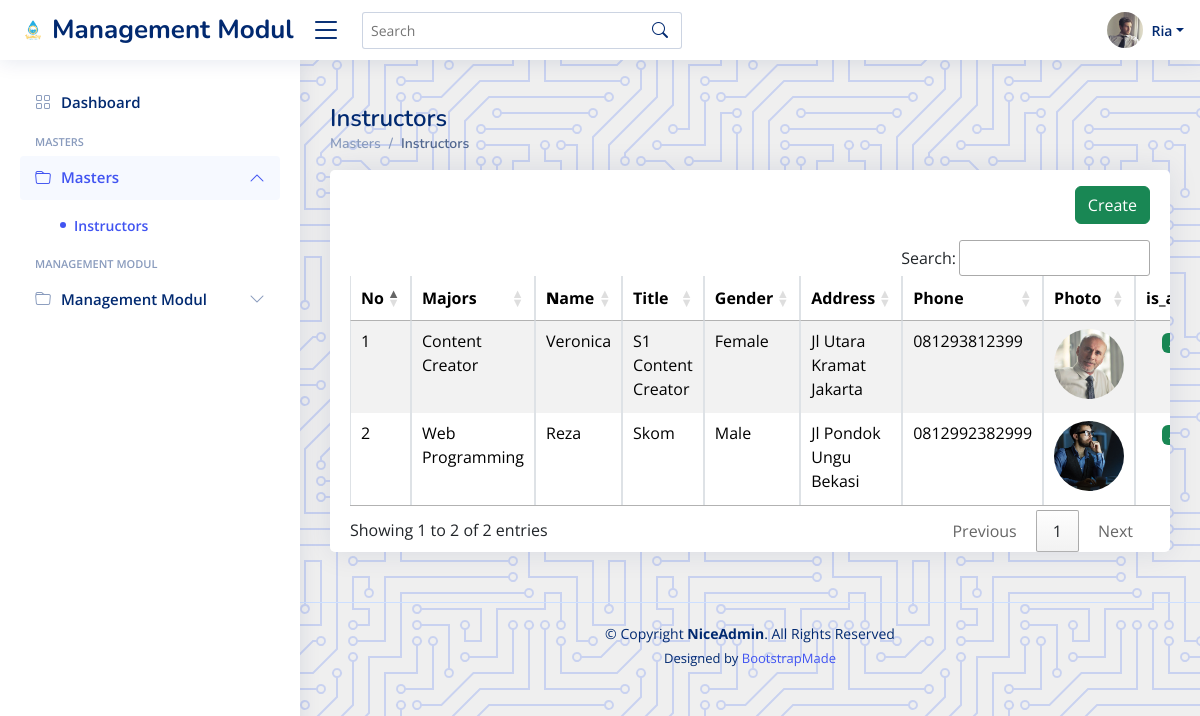
/home.php?page=instructors (signed in), run on the app's committed database.
### tables this page shows
CREATE TABLE `instructors` (
  `id` int(11) NOT NULL,
  `majors_id` int(11) NOT NULL,
  `user_id` int(11) NOT NULL,
  `title` varchar(30) NOT NULL,
  `gender` tinyint(1) DEFAULT NULL,
  `address` text NOT NULL,
  `phone` varchar(13) NOT NULL,
  `photo` varchar(100) NOT NULL,
  `is_active` tinyint(1) NOT NULL,
  `created_at` timestamp NOT NULL DEFAULT current_timestamp(),
  `updated_at` timestamp NOT NULL DEFAULT '0000-00-00 00:00:00' ON UPDATE current_timestamp()
);

CREATE TABLE `majors` (
  `id` int(11) NOT NULL,
  `name` varchar(100) DEFAULT NULL,
  `is_active` tinyint(4) DEFAULT 1,
  `created_at` timestamp NULL DEFAULT current_timestamp(),
  `updated_at` timestamp NULL DEFAULT NULL
);

CREATE TABLE `users` (
  `id` int(11) NOT NULL,
  `name` varchar(50) NOT NULL,
  `email` varchar(50) NOT NULL,
  `password` varchar(100) NOT NULL,
  `is_active` tinyint(1) NOT NULL DEFAULT 1,
  `created_at` timestamp NOT NULL DEFAULT current_timestamp(),
  `updated_at` timestamp NULL DEFAULT NULL ON UPDATE current_timestamp()
);

### view/instructors.php (the view, shortened to what this page needs)
<?php
$where = '';
foreach ($_SESSION['roles'] as $rsess) {
    if ($rsess['role_id'] == '3') {
        $where = " where a.majors_id in (select majors_id from majors_detail where user_id='" . $_SESSION['userid'] . "') ";
    }
}
$getdata = mysqli_query($conn, "SELECT a.* ,c.name,b.name majors
                                        ,case a.is_active when '1' then 'Active' else 'Not Active' end as is_activelabel
                                        ,case a.is_active when '1' then 'success' else 'danger' end as is_activecolor
                                        ,case a.gender when '1' then 'Male' else 'Female' end as genders
                                         from instructors a
                                         left join majors b on a.majors_id=b.id
                                         left join users c on a.user_id=c.id
                                         " . $where . "
                                         order by a.id desc");
$numdata = mysqli_num_rows($getdata);
?>
<main id="main" class="main">
    <div class="pagetitle">
        <h1>Instructors</h1>
        <nav>
            <ol class="breadcrumb">
                <li class="breadcrumb-item"><a href="#">Masters</a></li>
                <li class="breadcrumb-item active">Instructors</li>
            </ol>
        </nav>
    </div>
    <section class="section">
        <?php if (!isset($_GET['form'])) { ?>
            <div class="row">
                <div class="col-12">
                    <div class="card  overflow-auto effectup">
                        <div class="card-body pb-0">
                            <div align="right">
                                <a class="btn btn-success mt-3 mb-3 float-right pull-right" href="<?= $links_path; ?>&form=add">Create</a>
                            </div>
                            <table class="table table-striped table-bordered datatable mt-3">
                                <thead>
                                    <tr>
                                        <th>No</th>
                                        <th>Majors</th>
                                        <th>
                                            <b>N</b>ame
                                        </th>
                                        <th>Title</th>
                                        <th>Gender</th>
                                        <th>Address</th>
                                        <th>Phone</th>
                                        <th>Photo</th>
                                        <th>is_active</th>
                                    </tr>
                                </thead>
                                <tbody>
                                    <?php if ($numdata > 0) {
                                        $i = 1;
                                    ?>
                                        <?php while ($rows = mysqli_fetch_assoc($getdata)) { ?>
                                            <tr>
                                                <td><?= $i++; ?></td>
                                                <td><?= $rows['majors']; ?></td>
                                                <td><?= $rows['name']; ?></td>
                                                <td><?= $rows['title']; ?></td>
                                                <td><?= $rows['genders']; ?></td>
                                                <td><?= $rows['address']; ?></td>
                                                <td><?= $rows['phone']; ?></td>
                                                <td class="text-center">
                                                    <?php if ($rows['photo'] != '' || $rows['photo'] != null) { ?>
                                                        <div class="circular">
                                                            <a href="<?= $rows['photo']; ?>" data-fancybox>
                                                                <img src="<?= $rows['photo']; ?>" alt="logo">
                                                            </a>
                                                        </div>
                                                    <?php } ?>
                                                </td>
                                                <td class="text-center">
                                                    <span class="badge bg-<?= $rows['is_activecolor']; ?>"><?= $rows['is_activelabel']; ?></span>
                                                </td>
                                            </tr>
                                        <?php } ?>
                                    <?php } ?>
                                </tbody>
                            </table>
                        </div>
                    </div>
                </div>
            </div>
        <?php } ?>
    </section>
</main>

### view/include/header.php (shortened to what this page needs)
<?php
if (isset($_GET['page'])) {
    $links_path = "home?page=" . $_GET['page'] . "";
}
?>
<!DOCTYPE html>
<html lang="en">
<head>
    <link rel="stylesheet" href="https://cdn.datatables.net/1.11.3/css/jquery.dataTables.min.css">
    <link rel="stylesheet" href="https://cdn.datatables.net/buttons/2.0.1/css/buttons.dataTables.min.css">
    <link rel="stylesheet" href="css/loading_spinner.css" type="text/css">
    <link href="assets/bootstrap-tags/bootstrap-tagsinput.css" rel="stylesheet">.
    <link href="https://cdn.jsdelivr.net/npm/select2@4.1.0-rc.0/dist/css/select2.min.css" rel="stylesheet" />
    <link href="assets/adminlte/assets/vendor/bootstrap/css/bootstrap.min.css" rel="stylesheet">
    <link href="assets/adminlte/assets/vendor/bootstrap-icons/bootstrap-icons.css" rel="stylesheet">
    <link href="assets/adminlte/assets/vendor/boxicons/css/boxicons.min.css" rel="stylesheet">
    <link href="assets/adminlte/assets/vendor/quill/quill.snow.css" rel="stylesheet">
    <link href="assets/adminlte/assets/vendor/quill/quill.bubble.css" rel="stylesheet">
    <link href="assets/adminlte/assets/vendor/remixicon/remixicon.css" rel="stylesheet">
    <link href="assets/adminlte/assets/css/style.css" rel="stylesheet">.
    <link href="assets/iziToast/dist/css/iziToast.css" rel="stylesheet">
</head>
<body>
    <header id="header" class="header fixed-top d-flex align-items-center">
        <div class="d-flex align-items-center justify-content-between">
            <a href="?page=dashboard" class="logo d-flex align-items-center ">
                <img src="assets/img/logo.png" alt="">
                <span class="d-none d-lg-block" style="font-family:'Nunito', sans-serif;">Management Modul</span>
            </a>
            <i class="bi bi-list toggle-sidebar-btn"></i>
        </div>
        <div class="search-bar">
            <form class="search-form d-flex align-items-center" method="POST" action="#">
                <input type="text" name="query" placeholder="Search" title="Enter search keyword">
                <button type="submit" title="Search"><i class="bi bi-search"></i></button>
            </form>
        </div>
        <nav class="header-nav ms-auto">
            <ul class="d-flex align-items-center">
                <li class="nav-item dropdown pe-3">
                    <a class="nav-link nav-profile d-flex align-items-center pe-0" href="#" data-bs-toggle="dropdown">
                        <img src="<?= $_SESSION['photo']; ?>" alt="Profile" class="rounded-circle">
                        <span class="d-none d-md-block dropdown-toggle ps-2"><?= $_SESSION['fullname']; ?></span>
                    </a>
                </li>
            </ul>
        </nav>
    </header>

### view/include/sidebar.php (shortened to what this page needs)
<aside id="sidebar" class="sidebar">
    <ul class="sidebar-nav" id="sidebar-nav">
        <li class="nav-item">
            <a class="nav-link collapsed sidebarleft" id="dashboard" parentid="" href="?page=dashboard">
                <i class="bi bi-grid"></i>
                <span>Dashboard</span>
            </a>
        </li>
        <li class="nav-heading" id="headingmasters">Masters</li>
        <li class="nav-item">
            <a class="nav-link collapsed" id="masters" data-bs-target="#masters-nav" data-bs-toggle="collapse" href="#">
                <i class="bi bi-folder"></i><span>Masters</span><i class="bi bi-chevron-down ms-auto"></i>
            </a>
            <ul id="masters-nav" class="nav-content collapse" data-bs-parent="#sidebar-nav">
                <li>
                    <a href="?page=instructors" id="instructors" parentid="masters" class="sidebarleft">
                        <i class="bi bi-play-fill"></i><span>Instructors</span>
                    </a>
                </li>
            </ul>
        </li>
        <li class="nav-heading" id="headingtransactions">Management Modul</li>
        <li class="nav-item">
            <a class="nav-link collapsed" id="transactions" data-bs-target="#transactions-nav" data-bs-toggle="collapse" href="#">
                <i class="bi bi-folder"></i><span>Management Modul</span><i class="bi bi-chevron-down ms-auto"></i>
            </a>
        </li>
    </ul>
</aside>

### home.php
<?php include('view/include/header.php'); ?>
<?php include('view/include/sidebar.php'); ?>
<?php
if (isset($_GET['page'])) {
    if (file_exists('view/' . $_GET['page'] . '.php')) {
        include('view/' . $_GET['page'] . '.php');
    } else {
        include('view/dashboard.php');
    }
} else {
    include('view/dashboard.php');
}
?>
<?php include('view/include/footer.php'); ?>

### view/include/footer.php (shortened to what this page needs)
<footer id="footer" class="footer">
    <div class="copyright">
        &copy; Copyright <strong><span>NiceAdmin</span></strong>. All Rights Reserved
    </div>
    <div class="credits">
        Designed by <a href="https://bootstrapmade.com/">BootstrapMade</a>
    </div>
</footer>
<link rel="stylesheet" href="https://cdn.jsdelivr.net/gh/fancyapps/fancybox@3.5.7/dist/jquery.fancybox.min.css" />
</body>
</html>

### assets/adminlte/assets/css/style.css (style rules this page uses)
:root { scroll-behavior: smooth; }
body { font-family: "Open Sans", sans-serif; background: #f6f9ff; color: #444444; }
a { color: #4154f1; text-decoration: none; }
h1, h2, h3, h4, h5, h6 { font-family: "Nunito", sans-serif; }
#main { margin-top: 60px; padding: 20px 30px; transition: all 0.3s; }
.pagetitle { margin-bottom: 10px; }
.pagetitle h1 { font-size: 24px; margin-bottom: 0; font-weight: 600; color: #012970; }
.card { margin-bottom: 30px; border: none; border-radius: 5px; box-shadow: 0px 0 30px rgba(1, 41, 112, 0.1); }
.card-body { padding: 0 20px 20px 20px; }
.breadcrumb { font-size: 14px; font-family: "Nunito", sans-serif; color: #899bbd; font-weight: 600; }
.breadcrumb a { color: #899bbd; transition: 0.3s; }
.breadcrumb .breadcrumb-item::before { color: #899bbd; }
.breadcrumb .active { color: #51678f; font-weight: 600; }
.logo { line-height: 1; }
@media (min-width: 1200px) { .logo { width: 280px; } }
.logo img { max-height: 26px; margin-right: 6px; }
.logo span { font-size: 26px; font-weight: 700; color: #012970; font-family: "Nunito", sans-serif; }
.header { transition: all 0.5s; z-index: 997; height: 60px; box-shadow: 0px 2px 20px rgba(1, 41, 112, 0.1); background-color: #fff; padding-left: 20px; }
.header .toggle-sidebar-btn { font-size: 32px; padding-left: 10px; cursor: pointer; color: #012970; }
.header .search-bar { min-width: 360px; padding: 0 20px; }
.header .search-form { width: 100%; }
.header .search-form input { border: 0; font-size: 14px; color: #012970; border: 1px solid rgba(1, 41, 112, 0.2); padding: 7px 38px 7px 8px; border-radius: 3px; transition: 0.3s; width: 100%; }
.header .search-form button { border: 0; padding: 0; margin-left: -30px; background: none; }
.header .search-form button i { color: #012970; }
.header-nav ul { list-style: none; }
.header-nav>ul { margin: 0; padding: 0; }
.header-nav .nav-profile { color: #012970; }
.header-nav .nav-profile img { max-height: 36px; }
.header-nav .nav-profile span { font-size: 14px; font-weight: 600; }
.sidebar { position: fixed; top: 60px; left: 0; bottom: 0; width: 300px; z-index: 996; transition: all 0.3s; padding: 20px; overflow-y: auto; scrollbar-width: thin; scrollbar-color: #aab7cf transparent; box-shadow: 0px 0px 20px rgba(1, 41, 112, 0.1); background-color: #fff; }
@media (min-width: 1200px) { #main, #footer { margin-left: 300px; } }
.sidebar-nav { padding: 0; margin: 0; list-style: none; }
.sidebar-nav li { padding: 0; margin: 0; list-style: none; }
.sidebar-nav .nav-item { margin-bottom: 5px; }
.sidebar-nav .nav-heading { font-size: 11px; text-transform: uppercase; color: #899bbd; font-weight: 600; margin: 10px 0 5px 15px; }
.sidebar-nav .nav-link { display: flex; align-items: center; font-size: 15px; font-weight: 600; color: #4154f1; transition: 0.3; background: #f6f9ff; padding: 10px 15px; border-radius: 4px; }
.sidebar-nav .nav-link i { font-size: 16px; margin-right: 10px; color: #4154f1; }
.sidebar-nav .nav-link.collapsed { color: #012970; background: #fff; }
.sidebar-nav .nav-link.collapsed i { color: #899bbd; }
.sidebar-nav .nav-link .bi-chevron-down { margin-right: 0; transition: transform 0.2s ease-in-out; }
.sidebar-nav .nav-link:not(.collapsed) .bi-chevron-down { transform: rotate(180deg); }
.sidebar-nav .nav-content { padding: 5px 0 0 0; margin: 0; list-style: none; }
.sidebar-nav .nav-content a { display: flex; align-items: center; font-size: 14px; font-weight: 600; color: #012970; transition: 0.3; padding: 10px 0 10px 40px; transition: 0.3s; }
.sidebar-nav .nav-content a i { font-size: 6px; margin-right: 8px; line-height: 0; border-radius: 50%; }
.sidebar-nav .nav-content a:hover, .sidebar-nav .nav-content a.active { color: #4154f1; }
.sidebar-nav .nav-content a.active i { background-color: #4154f1; }
.footer { padding: 20px 0; font-size: 14px; transition: all 0.3s; border-top: 1px solid #cddfff; }
.footer .copyright { text-align: center; color: #012970; }
.footer .credits { padding-top: 5px; text-align: center; font-size: 13px; color: #012970; }

### view/include/header.php (style rules this page uses)
body { background-color: #efefef; }
.circular { width: 70px; height: 70px; border-radius: 50%; position: relative; overflow: hidden; margin: auto; }
.circular img { min-width: 100%; min-height: 100%; width: 70px; height: auto; position: absolute; left: 50%; top: 50%; -webkit-transform: translate(-50%, -50%); -moz-transform: translate(-50%, -50%); -ms-transform: translate(-50%, -50%); transform: translate(-50%, -50%); }

### data on the page
instructors: majors.name "Content Creator", user.name "Veronica", title "S1 Content Creator", genders "Female", address "Jl Utara Kramat Jakarta", phone "081293812399", photo (picture)
instructors: majors.name "Web Programming", user.name "Reza", title "Skom", genders "Male", address "Jl Pondok Ungu Bekasi", phone "0812992382999", photo (picture)

### other printed values
$_SESSION['fullname'] "Ria"
